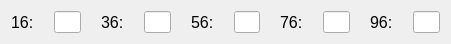
    <widget class="QWidget" name="layoutWidget_35">
     <property name="geometry">
      <rect>
       <x>10</x>
       <y>500</y>
       <width>451</width>
       <height>29</height>
      </rect>
     </property>
     <layout class="QHBoxLayout" name="MemoryRow16">
      <property name="spacing">
       <number>20</number>
      </property>
      <item>
       <layout class="QHBoxLayout" name="horizontalLayout_219">
        <item>
         <widget class="QLabel" name="label_291">
          <property name="font">
           <font>
            <pointsize>12</pointsize>
           </font>
          </property>
          <property name="text">
           <string>16:</string>
          </property>
         </widget>
        </item>
        <item>
         <widget class="QLineEdit" name="memLineEdit16">
          <property name="maxLength">
           <number>4</number>
          </property>
         </widget>
        </item>
       </layout>
      </item>
      <item>
       <layout class="QHBoxLayout" name="horizontalLayout_220">
        <item>
         <widget class="QLabel" name="label_292">
          <property name="font">
           <font>
            <pointsize>12</pointsize>
           </font>
          </property>
          <property name="text">
           <string>36:</string>
          </property>
         </widget>
        </item>
        <item>
         <widget class="QLineEdit" name="memLineEdit36">
          <property name="maxLength">
           <number>4</number>
          </property>
         </widget>
        </item>
       </layout>
      </item>
      <item>
       <layout class="QHBoxLayout" name="horizontalLayout_221">
        <item>
         <widget class="QLabel" name="label_293">
          <property name="font">
           <font>
            <pointsize>12</pointsize>
           </font>
          </property>
          <property name="text">
           <string>56:</string>
          </property>
         </widget>
        </item>
        <item>
         <widget class="QLineEdit" name="memLineEdit56">
          <property name="maxLength">
           <number>4</number>
          </property>
         </widget>
        </item>
       </layout>
      </item>
      <item>
       <layout class="QHBoxLayout" name="horizontalLayout_222">
        <item>
         <widget class="QLabel" name="label_294">
          <property name="font">
           <font>
            <pointsize>12</pointsize>
           </font>
          </property>
          <property name="text">
           <string>76:</string>
          </property>
         </widget>
        </item>
        <item>
         <widget class="QLineEdit" name="memLineEdit76">
          <property name="maxLength">
           <number>4</number>
          </property>
         </widget>
        </item>
       </layout>
      </item>
      <item>
       <layout class="QHBoxLayout" name="horizontalLayout_223">
        <item>
         <widget class="QLabel" name="label_295">
          <property name="font">
           <font>
            <pointsize>12</pointsize>
           </font>
          </property>
          <property name="text">
           <string>96:</string>
          </property>
         </widget>
        </item>
        <item>
         <widget class="QLineEdit" name="memLineEdit96">
          <property name="maxLength">
           <number>4</number>
          </property>
         </widget>
        </item>
       </layout>
      </item>
     </layout>
    </widget>
